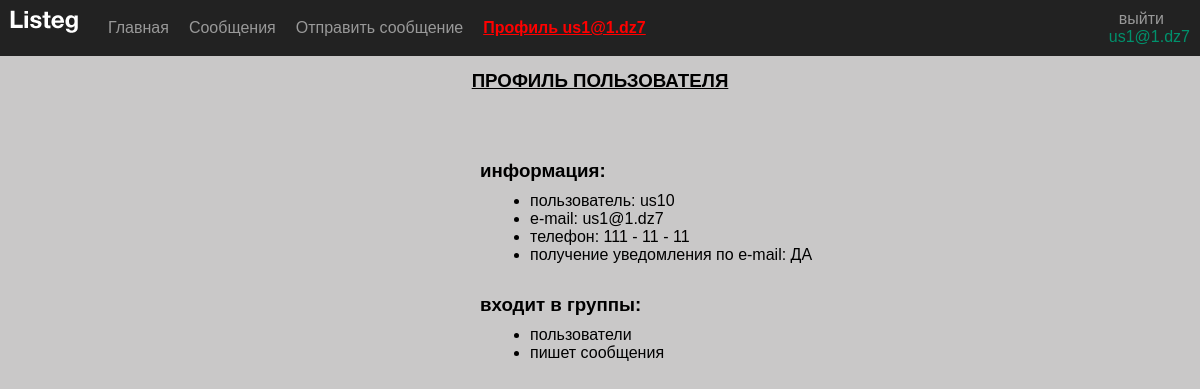
/route/user/ (signed in), run on the app's committed database.
### tables this page shows
CREATE TABLE `users` (
  `id` int(11) NOT NULL,
  `user` varchar(255) NOT NULL,
  `email` varchar(255) NOT NULL,
  `phone` varchar(20) DEFAULT NULL,
  `password` char(60) NOT NULL,
  `flag_email_notification` tinyint(1) NOT NULL DEFAULT '0',
  `flag_active` tinyint(1) NOT NULL DEFAULT '0'
);

CREATE TABLE `group_user` (
  `user_id` int(10) NOT NULL,
  `group_id` int(3) NOT NULL
);

CREATE TABLE `groups` (
  `id` int(3) NOT NULL,
  `name` varchar(50) NOT NULL,
  `description` text
);

### helpers/pdo_query.php (called while the page is built, shortened)
<?php
function selectUserGroup(object $pdo, string $email = null): array
{
    $sql = 'SELECT
                `users`.id,
                `users`.user,
                `users`.email,
                `users`.phone,
                `users`.password,
                `users`.flag_email_notification,
                `group_user`.user_id,
                `group_user`.group_id,
                `groups`.description
            FROM `users`
            LEFT OUTER JOIN `group_user`
            ON `users`.id = `group_user`.user_id
            LEFT OUTER JOIN `groups`
            ON `groups`.id = `group_user`.group_id
            WHERE `users`.email=:email';
    $stmt = $pdo->prepare($sql);
    $stmt->execute(['email' => ($email == null && isset($_SESSION['login']) ?
        $_SESSION['login']
        : $email)]);
    return $stmt->fetchAll();
}

### template/tempUserProfil.php (the view)
<div class="user-profil">
    <div class="user-data">
        <h3>информация:</h3>
        <ul>
            <li>
                <?= 'пользователь: ' . $row[0]['user'] ?>
            </li>
            <li>
                <?= 'e-mail: ' . $row[0]['email'] ?>
            </li>
            <li>
                <?= 'телефон: ' . $row[0]['phone'] ?>
            </li>
            <li>
                <?= 'получение уведомления по e-mail: ' . ($row[0]['flag_email_notification'] ? 'ДА' : 'НЕТ') ?>
            </li>
        </ul>
    </div>
    <div class="user-data">
        <h3>входит в группы:</h3>
        <ul>
            <?php foreach ($row as $value) {
                if ($value['description'] == null) {
                    $group = 'нет групп';
                } else {
                    $group = $value['description'];
                } ?>
                <li>
                    <?= $group  ?>
                </li>
            <?php } ?>
        </ul>
    </div>
</div>

### css/style.css (style rules this page uses)
* { margin: 0; padding: 0; font-family: Arial, Helvetica, sans-serif; }
body { background-color: #c9c8c8; }
.user-profil { display: flex; flex-direction: column; align-items: center; margin-top: 10px; }
.user-data { padding-left: 30%; margin-top: 20px; margin-bottom: 10px; width: 50vw; }
.user-data h3 { margin-bottom: 10px; }
.user-data ul { margin-left: 50px; }

### data on the page
users: user "us10", email "us1@1.dz7", phone "111 - 11 - 11"
group_user: group.description "пользователи"
group_user: group.description "пишет сообщения"

### other printed values
cutString($element['title'], 150) "Главная"
cutString($element['title'], 150) "Сообщения"
cutString($element['title'], 150) "Отправить сообщение"
cutString($element['title'], 150) "Профиль us1@1.dz7"
$_SESSION['login'] "us1@1.dz7"
